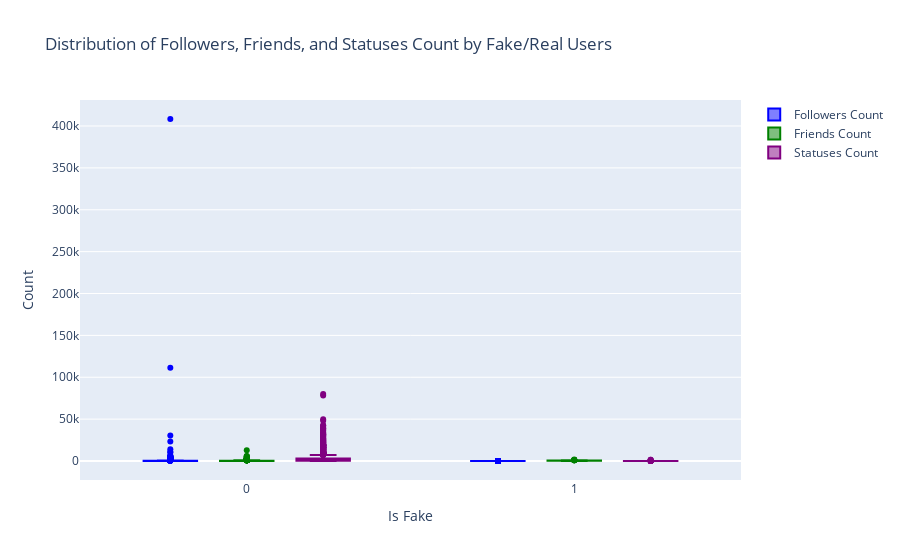

Notebook code for this chart:
### Code cell
import plotly.graph_objects as go

# Create box plots for each metric
fig_combined = go.Figure()

fig_combined.add_trace(go.Box(
    y=data['followers_count'],
    x=data['is_fake'],
    name='Followers Count',
    marker_color='blue'
))

fig_combined.add_trace(go.Box(
    y=data['friends_count'],
    x=data['is_fake'],
    name='Friends Count',
    marker_color='green'
))

fig_combined.add_trace(go.Box(
    y=data['statuses_count'],
    x=data['is_fake'],
    name='Statuses Count',
    marker_color='purple'
))

# Update layout
fig_combined.update_layout(
    title='Distribution of Followers, Friends, and Statuses Count by Fake/Real Users',
    xaxis_title='Is Fake',
    yaxis_title='Count',
    boxmode='group'
)

fig_combined.show()

### Figure 1 — Plotly figure (JSON) as saved in the notebook; plotly's stock layout.template omitted (floating-point values rounded to 4 significant figures; data arrays with more than 128 entries replaced by an {"elided": "..."} marker saying what was removed)
{"data": [{"marker": {"color": "blue"}, "name": "Followers Count", "type": "box", "x": {"elided": "2547 int values"}, "y": {"elided": "2547 int values"}}, {"marker": {"color": "green"}, "name": "Friends Count", "type": "box", "x": {"elided": "2547 int values"}, "y": {"elided": "2547 int values"}}, {"marker": {"color": "purple"}, "name": "Statuses Count", "type": "box", "x": {"elided": "2547 int values"}, "y": {"elided": "2547 int values"}}], "layout": {"boxmode": "group", "title": {"text": "Distribution of Followers, Friends, and Statuses Count by Fake/Real Users"}, "xaxis": {"title": {"text": "Is Fake"}}, "yaxis": {"title": {"text": "Count"}}}}
